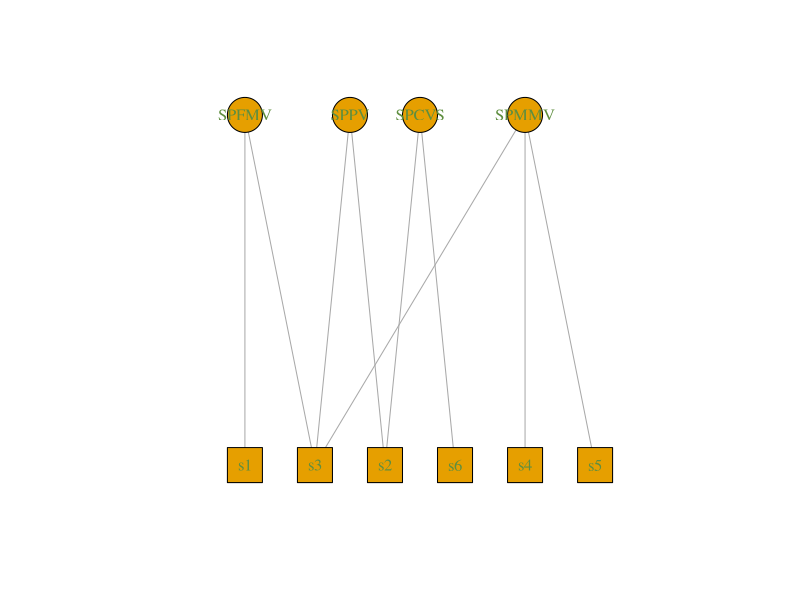

The R script that drew this image: (Note: this script raises an error after producing the figure.)
library(igraph)

# EXAMPLE TRADITIONAL DIAGNOSTICS
a<-matrix(ncol = 4,
  c(1,0,1,0,0,0,
  0,1,0,0,0,1,
  0,1,1,0,0,0,
  0,0,1,1,1,0)
)

rownames(a) <- c("s1", "s2", "s3", "s4", "s5", "s6")
colnames(a) <- c("SPFMV", "SPCVS", "SPPV", "SPMMV")
a

g <- graph.incidence(t(a), directed = F)
V(g)$type
shapes = c(rep("circle", length(V(g)$type[V(g)$type == "FALSE"])),
           rep("square", length(V(g)$type[V(g)$type == "TRUE"])))
plot(g, edge.width=1, vertex.size=20, vertex.shape=shapes, vertex.label.color='#5E8E3F',
     vertex.label.cex=1, layout = layout_as_bipartite)


g2 <- bipartite.projection(g2)

# Samples
adj1 <- get.adjacency(g2$proj1,sparse=FALSE,attr="weight")
plot(g2$proj1,edge.width=E(g2$proj1)$weight^2, vertex.label=V(g2$proj1)$name)

# Virus
adj2 <- get.adjacency(g2$proj2,sparse=FALSE,attr="weight")
plot(g2$proj2,edge.width=E(g2$proj2)$weight^2, vertex.label=V(g2$proj2)$name)


 adj1 <- get.adjacency(g2$proj1, sparse=FALSE, attr="weight")


 # EXAMPLE VIROME DIAGNOSTICS

 b<-matrix(ncol = 5,
           c(1,1,1,0,0,0,
             0,1,0,0,0,1,
             0,1,1,0,0,0,
             0,0,0,1,1,1,
             0,0,1,1,0,1)
 )

 rownames(b) <- c("s1", "s2", "s3", "s4", "s5", "s6")
 colnames(b) <- c("SPFMV", "SPCVS", "SPPV", "SPMMV", "NV")
 b

 g2 <- graph.incidence(t(b), directed = F)
 V(g2)$type
 shapes = c(rep("circle", length(V(g2)$type[V(g2)$type == "FALSE"])),
            rep("square", length(V(g2)$type[V(g2)$type == "TRUE"])))
 plot(g2, edge.width=1, vertex.size=20, vertex.shape=shapes, vertex.label.color='#5E8E3F',
      vertex.label.cex=1, layout = layout_as_bipartite)


 g4 <- bipartite.projection(g2)

 # Virus
 adj1 <- get.adjacency(g4$proj1,sparse=FALSE,attr="weight")
 plot(g4$proj1,edge.width=E(g4$proj1)$weight^2, vertex.label=V(g4$proj1)$name)

 # Samples
 adj2 <- get.adjacency(g4$proj2,sparse=FALSE,attr="weight")
 plot(g4$proj2,edge.width=E(g4$proj2)$weight^2, vertex.label=V(g4$proj2)$name)


 adj1 <- get.adjacency(g2$proj1, sparse=FALSE, attr="weight")
